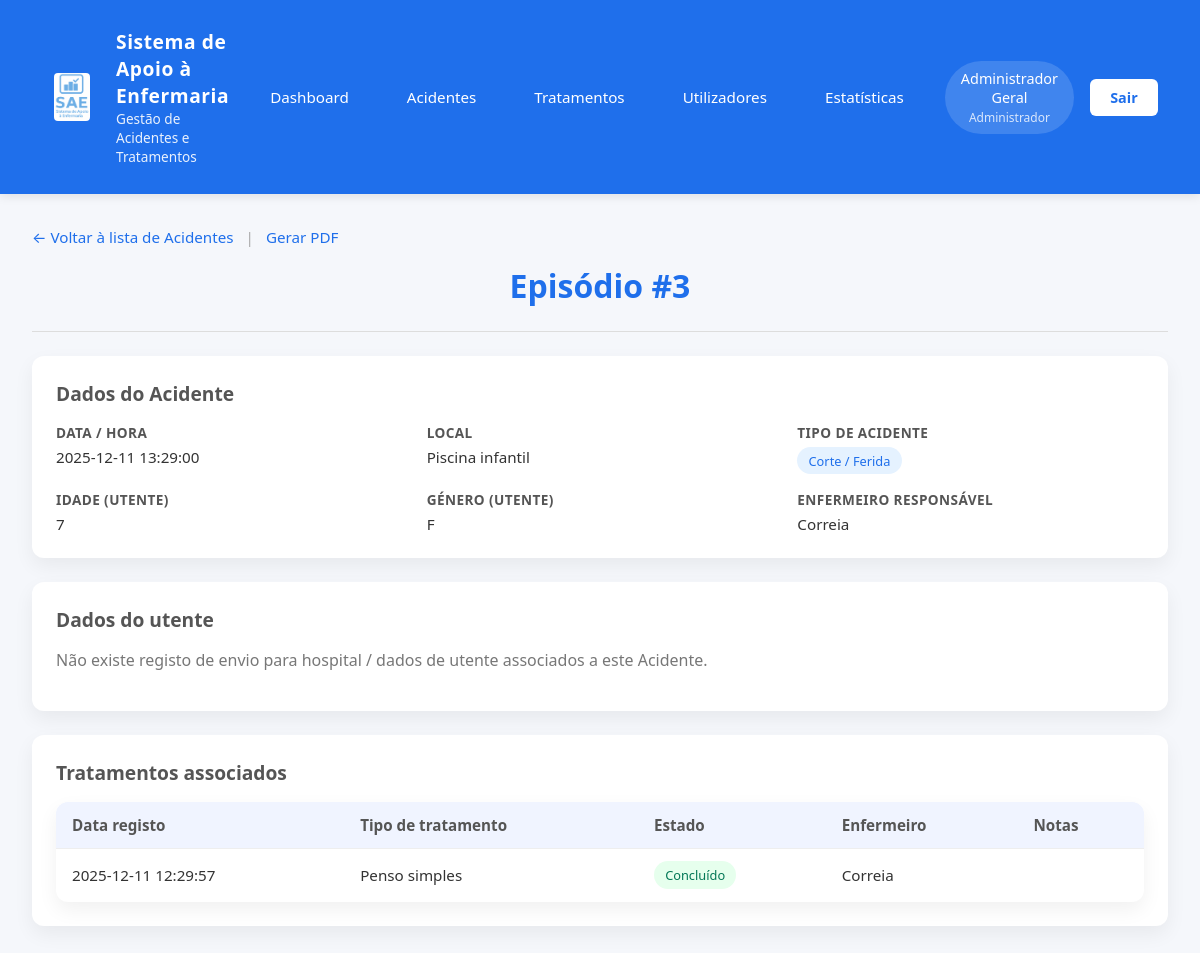
/public/index.php?route=admin_incident_detail&id=3 (signed in), run on the app's committed database.
### tables this page shows
CREATE TABLE `incidents` (
  `id` int(11) NOT NULL,
  `user_id` int(11) NOT NULL,
  `incident_type_id` int(11) NOT NULL,
  `location_id` int(11) NOT NULL,
  `occurred_at` datetime NOT NULL,
  `patient_age` tinyint(3) UNSIGNED DEFAULT NULL,
  `patient_gender` enum('M','F','Outro') DEFAULT NULL,
  `description` text DEFAULT NULL,
  `created_at` timestamp NOT NULL DEFAULT current_timestamp()
);

CREATE TABLE `locations` (
  `id` int(11) NOT NULL,
  `name` varchar(255) NOT NULL,
  `active` tinyint(1) NOT NULL DEFAULT 1,
  `created_at` timestamp NOT NULL DEFAULT current_timestamp()
);

CREATE TABLE `incident_types` (
  `id` int(11) NOT NULL,
  `name` varchar(100) NOT NULL
);

CREATE TABLE `users` (
  `id` int(11) NOT NULL,
  `email` varchar(255) NOT NULL,
  `password_hash` varchar(255) NOT NULL,
  `role_id` int(11) NOT NULL,
  `full_name` varchar(255) DEFAULT NULL,
  `phone` varchar(20) DEFAULT NULL,
  `approved` tinyint(1) DEFAULT 0,
  `created_at` timestamp NOT NULL DEFAULT current_timestamp(),
  `last_login` timestamp NULL DEFAULT NULL,
  `deleted_at` datetime DEFAULT NULL
);

CREATE TABLE `treatments` (
  `id` int(11) NOT NULL,
  `incident_id` int(11) NOT NULL,
  `user_id` int(11) NOT NULL,
  `treatment_type_id` int(11) NOT NULL,
  `status` enum('em_curso','concluido') DEFAULT 'em_curso',
  `concluded_by` int(11) DEFAULT NULL,
  `concluded_at` datetime DEFAULT NULL,
  `notes` text DEFAULT NULL,
  `created_at` timestamp NOT NULL DEFAULT current_timestamp()
);

CREATE TABLE `treatment_types` (
  `id` int(11) NOT NULL,
  `name` varchar(100) NOT NULL
);

### src/Controllers/AdminIncidentController.php (called while the page is built, shortened)
<?php
class AdminIncidentController
{
    public function show(): void
    {
        $id = isset($_GET['id']) ? (int)$_GET['id'] : 0;
        $incident = Incident::findWithDetailsForAdmin($id);
        $treatments = Incident::getTreatmentsForIncident($id);
        require __DIR__ . '/../Views/admin/incidents_detail.php';
    }
}

### src/Models/Incident.php (called while the page is built, shortened)
<?php
class Incident
{
    public static function findWithDetailsForAdmin(int $id): ?array
    {
        $pdo = \App\Core\Database::getConnection();
        $sql = "
            SELECT
                i.*,
                it.name AS incident_type_name,
                l.name  AS location_name,
                u.full_name AS nurse_name,
                -- dados do paciente (LEFT JOIN porque pode não existir)
                p.full_name   AS patient_name,
                p.nationality AS patient_nationality,
                p.address     AS patient_address,
                p.phone       AS patient_phone,
                p.dob         AS patient_dob,
                p.id_type     AS patient_id_type,
                p.id_number   AS patient_id_number
            FROM incidents i
            LEFT JOIN incident_types it ON it.id = i.incident_type_id
            LEFT JOIN locations l ON l.id = i.location_id
            LEFT JOIN users u ON u.id = i.user_id
            LEFT JOIN patients p ON p.incident_id = i.id
            WHERE i.id = :id
            LIMIT 1
        ";
        $stmt = $pdo->prepare($sql);
        $stmt->execute([':id' => $id]);
        $row = $stmt->fetch(\PDO::FETCH_ASSOC);
        return $row ?: null;
    }
    public static function getTreatmentsForIncident(int $incidentId): array
    {
        $pdo = Database::getConnection();
        $sql = "
            SELECT
                tr.*,
                tt.name      AS treatment_type_name,
                u.full_name  AS nurse_name
            FROM treatments tr
            JOIN treatment_types tt ON tt.id = tr.treatment_type_id
            JOIN users u            ON u.id = tr.user_id
            WHERE tr.incident_id = :incident_id
            ORDER BY tr.created_at ASC
        ";
        $stmt = $pdo->prepare($sql);
        $stmt->execute([':incident_id' => $incidentId]);
        return $stmt->fetchAll(PDO::FETCH_ASSOC);
    }
}

### src/Views/admin/incidents_detail.php (the view, shortened to what this page needs)
<?php
$baseUrl = '/enfermaria/public/index.php';
?>
<!DOCTYPE html>
<html lang="pt">
<head>
<link rel="stylesheet" href="/enfermaria/public/assets/css/layout.css">
</head>
<body>
<?php require __DIR__ . '/../layouts/header.php'; ?>
<main>
    <div style="text-align: left; margin-bottom: 1rem;">
        <a href="<?= $baseUrl ?>?route=admin_incidents" class="back-link">
            ← Voltar à lista de Acidentes
        </a>
        <span class="separator">|</span>
        <a class="back-link" href="<?= $baseUrl ?>?route=admin_incident_print&id=<?= (int)$incident['id'] ?>" target="_blank">
            Gerar PDF
        </a>
    </div>
    <h1>Episódio #<?= (int)$incident['id'] ?></h1>
    <hr class="separator-hr">
    <div class="card">
        <h2>Dados do Acidente</h2>
        <div class="row">
            <div>
                <div class="label">Data / Hora</div>
                <div class="value"><?= htmlspecialchars($incident['occurred_at']) ?></div>
            </div>
            <div>
                <div class="label">Local</div>
                <div class="value"><?= htmlspecialchars($incident['location_name']) ?></div>
            </div>
            <div>
                <div class="label">Tipo de Acidente</div>
                <div class="value"><span class="badge"><?= htmlspecialchars($incident['incident_type_name']) ?></span></div>
            </div>
        </div>
        <div class="row" style="margin-top:1rem;">
            <div>
                <div class="label">Idade (utente)</div>
                <div class="value"><?= $incident['patient_age'] !== null ? (int)$incident['patient_age'] : '—' ?></div>
            </div>
            <div>
                <div class="label">Género (utente)</div>
                <div class="value"><?= $incident['patient_gender'] ?: '—' ?></div>
            </div>
            <div>
                <div class="label">Enfermeiro responsável</div>
                <div class="value"><?= htmlspecialchars($incident['nurse_name'] ?? '') ?></div>
            </div>
        </div>
    </div>
    <div class="card">
        <h2>Dados do utente</h2>
        <?php if (empty($incident['patient_name'])): ?>
            <p class="subtitle">
                Não existe registo de envio para hospital / dados de utente associados a este Acidente.
            </p>
        <?php endif; ?>
    </div>
    <div class="card">
        <h2>Tratamentos associados</h2>
        <?php if (empty($treatments)): ?>
            <p class="subtitle">Não existem tratamentos registados para este Acidente.</p>
        <?php else: ?>
            <table>
                <thead>
                    <tr>
                        <th>Data registo</th>
                        <th>Tipo de tratamento</th>
                        <th>Estado</th>
                        <th>Enfermeiro</th>
                        <th>Notas</th>
                    </tr>
                </thead>
                <tbody>
                <?php foreach ($treatments as $tr): ?>
                    <tr>
                        <td><?= htmlspecialchars($tr['created_at']) ?></td>
                        <td><?= htmlspecialchars($tr['treatment_type_name']) ?></td>
                        <td>
                            <?php if ($tr['status'] === 'em_curso'): ?>
                                <span class="badge badge-status-curso">Em curso</span>
                            <?php else: ?>
                                <span class="badge badge-status-concluido">Concluído</span>
                            <?php endif; ?>
                        </td>
                        <td><?= htmlspecialchars($tr['nurse_name'] ?? '') ?></td>
                        <td><?= htmlspecialchars(mb_strimwidth($tr['notes'] ?? '', 0, 100, '…')) ?></td>
                    </tr>
                <?php endforeach; ?>
                </tbody>
            </table>
        <?php endif; ?>
    </div>
</main>
</body>
</html>

### src/Views/admin/incidents_detail.php (style rules this page uses)
body { margin: 0; font-family: system-ui, -apple-system, BlinkMacSystemFont, "Segoe UI", sans-serif; background: #f5f7fb; color: #333; }
main { max-width: 1200px; margin: 0 auto; padding: 2rem; text-align: center; }
h1 { margin-top: 0; font-size: 2rem; color: #1f6feb; }
.subtitle { font-size: 1rem; color: #777; margin-bottom: 1rem; }
.card { background: #fff; border-radius: 12px; padding: 1.5rem; box-shadow: 0 8px 20px rgba(0,0,0,0.06); margin-bottom: 1.5rem; text-align: left; }
.card h2 { margin-top: 0; font-size: 1.2rem; color: #555; }
.row { display: flex; flex-wrap: wrap; gap: 1.5rem; }
.row > div { flex: 1; min-width: 200px; }
.label { font-size: .85rem; font-weight: 600; color: #555; text-transform: uppercase; letter-spacing: .03em; }
.value { margin-top: .3rem; font-size: .95rem; }
.badge { display: inline-block; padding: 0.3rem 0.7rem; border-radius: 999px; font-size: .8rem; background: #e5f2ff; color: #1f6feb; font-weight: 500; }
.badge-status-concluido { background: #e6ffed; color: #047857; }
table { width: 100%; border-collapse: collapse; background: #fff; border-radius: 12px; overflow: hidden; box-shadow: 0 8px 20px rgba(0,0,0,0.06); margin: 0 auto; }
th, td { padding: 0.8rem 1rem; border-bottom: 1px solid #eee; font-size: .95rem; text-align: left; }
th { background: #f0f4ff; font-weight: 600; color: #555; }
tr:last-child td { border-bottom: none; }
.back-link { text-decoration: none; color: #1f6feb; font-size: .95rem; transition: text-decoration 0.2s ease; }
.separator { margin: 0 0.5rem; color: #aaa; font-size: 0.95rem; }
.separator-hr { border: none; border-top: 1px solid #ddd; margin: 1.5rem 0; }

### data on the page
incidents: id "3", occurred_at "2025-12-11 13:29:00", location.name "Piscina infantil", incident_type.name "Corte / Ferida", patient_age "7", patient_gender "F", user.full_name "Correia"
treatments: created_at "2025-12-11 12:29:57", treatment_type.name "Penso simples", status "Concluído", user.full_name "Correia"

### other printed values
$nome "Administrador Geral"
$roleLabel "Administrador"
